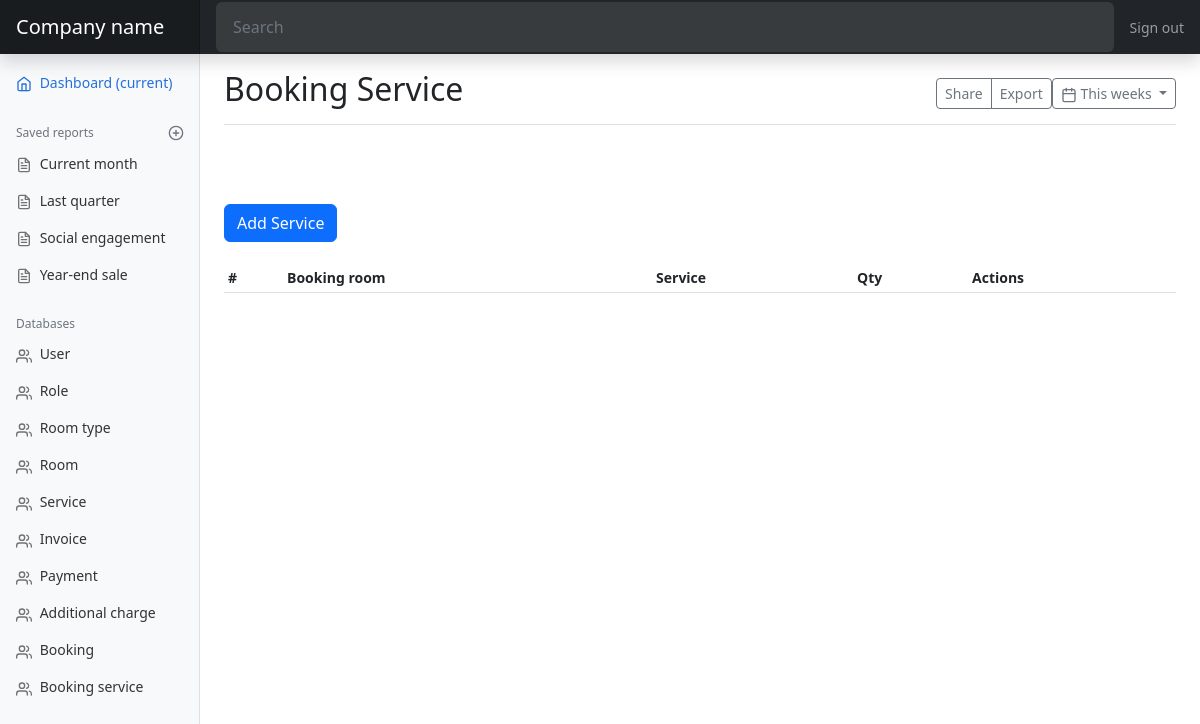
Before: /booking-service with the older database file.
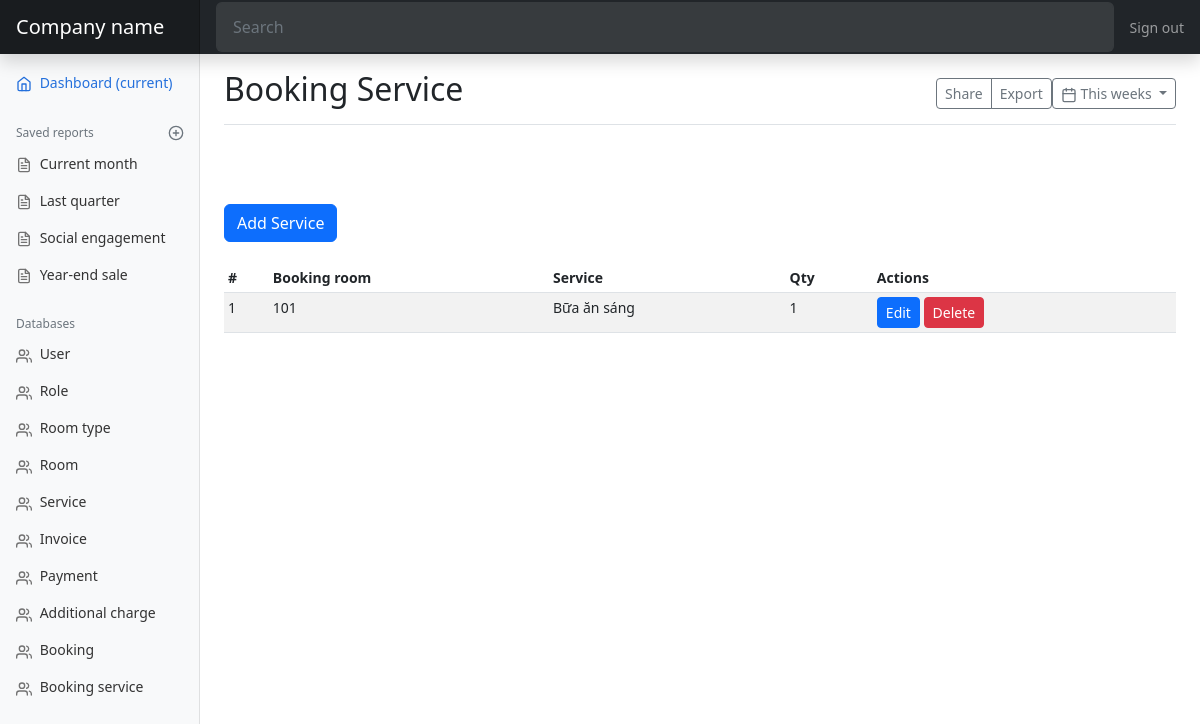
After: the same page with the newer database file.
### models.py (models this page shows)
class BookingServices(db.Model):
    id = db.Column(db.Integer, primary_key=True)
    booking_id = db.Column(db.Integer, db.ForeignKey('booking.id'))
    service_id = db.Column(db.Integer, db.ForeignKey('service.id'))
    qty = db.Column(db.Integer)
    booking = db.relationship('Booking', backref='bookings')
    service = db.relationship('Service', backref='services')

class Room(db.Model):
    id = db.Column(db.Integer, primary_key=True)
    room_no = db.Column(db.String(50))
    image = db.Column(db.String(255))
    description = db.Column(db.Text)
    room_type_id = db.Column(db.Integer, db.ForeignKey('room_type.id'))
    room_type = db.relationship('RoomType', backref=db.backref('room', lazy=True))
    status = db.Column(db.Enum(RoomStatus))
    def __str__(self) -> str:
        return self.room_no

class Service(db.Model):
    id = db.Column(db.Integer, primary_key=True)
    name = db.Column(db.String(50))
    description = db.Column(db.Text)
    price = db.Column(db.DECIMAL)
    def __str__(self) -> str:
        return self.name

### views.py (the view)
@app.route('/booking-service')
def booking_service_page():
    booking_services = models.BookingServices.query.all()
    return render_template('mdBookingService.html', booking_services=booking_services)

### models.py (called while the page is built)
    def __str__(self) -> str:
        return str(self.room)

### templates/mdBookingService.html (shortened to what this page needs)
{% extends 'admin.html' %}
{% block title %}Booking Service{% endblock %}
{% block content %}
<a href="{{ url_for('add_booking_service') }}" class="btn btn-primary" tabindex="-1" role="button">Add Service</a>
<br/>
<br/>
<div class="table-responsive">
  <table class="table table-striped table-sm">
    <thead>
      <tr>
        <th>#</th>
        <th>Booking room</th>
        <th>Service</th>
        <th>Qty</th>
        <th>Actions</th>
      </tr>
    </thead>
    <tbody>
      {% for booking_service in booking_services %}
      <tr>
        <td>{{ booking_service.id }}</td>
        <td>{{ booking_service.booking }}</td>
        <td>{{ booking_service.service }}</td>
        <td>{{ booking_service.qty }}</td>
        <td>
          <a href="{{ url_for('edit_booking_service', booking_service_id=booking_service.id) }}" class="btn btn-primary btn-sm">Edit</a>
          <a href="{{ url_for('delete_booking_service', booking_service_id=booking_service.id) }}" class="btn btn-danger btn-sm">Delete</a>
        </td>
        {% endfor %}
    </tbody>
  </table>
</div>
{% endblock %}

Changed rows visible on the page:
added BookingServices: id "1", booking "101", service "Bữa ăn sáng", qty "1"
